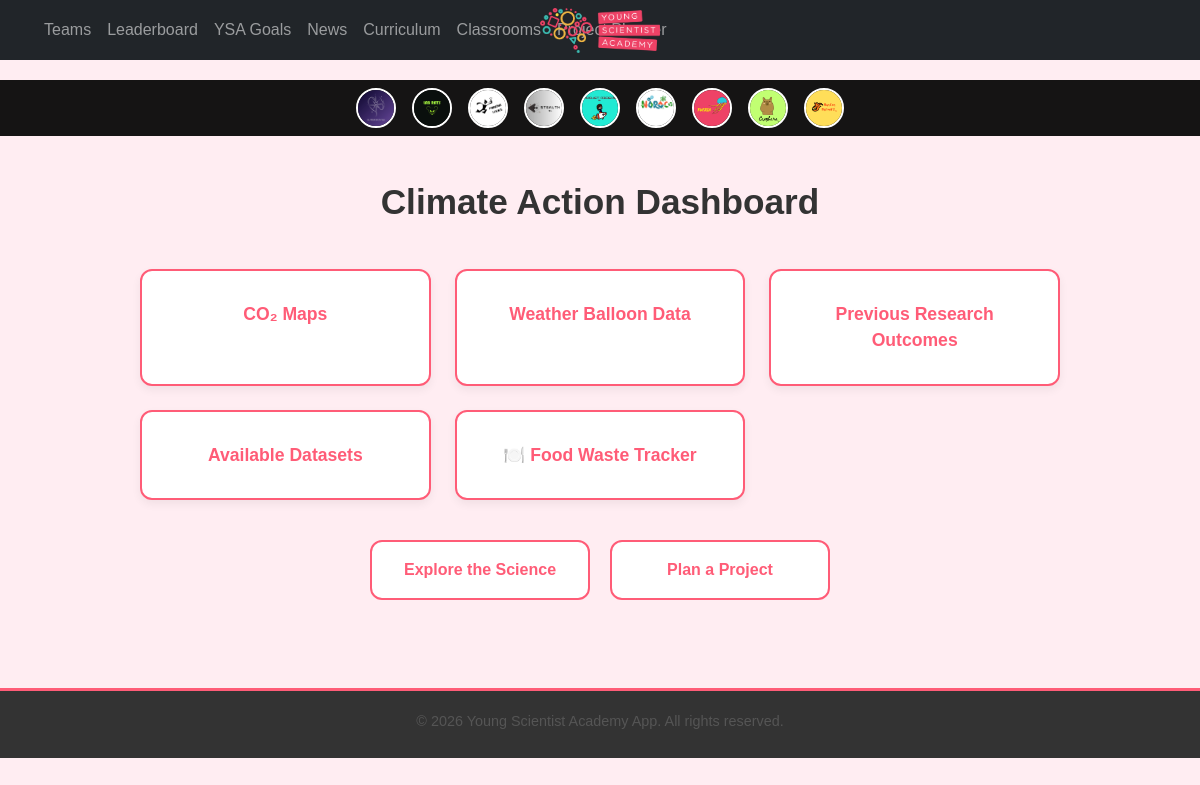
Page /programs/ysa-goals/climate-action/ on the committed database.
### teams/models.py (models this page shows, shortened)
class Team(models.Model):
    name = models.CharField(max_length=100, unique=True)
    logo = models.ImageField(upload_to="team_logos/", blank=True, null=True)
    members = models.ManyToManyField(
        settings.AUTH_USER_MODEL, related_name='teams_members', blank=True
    )
    created_at = models.DateTimeField(auto_now_add=True)
    description = models.TextField(blank=True)
    max_members = models.IntegerField(default=15)
    class Meta:
        ordering = ["-created_at"]
        verbose_name = "Team"
        verbose_name_plural = "Teams"
    @property
    def total_points(self):
        return self.team_points_from_teams_app.aggregate(
            total_points=Sum("points_earned")
        )["total_points"] or 0
    def get_logo_url(self):
        if self.logo:
            return self.logo.url
        filename_png = f"{self.name.lower().replace(' ', '_')}.png"
        filename_jpg = f"{self.name.lower().replace(' ', '_')}.jpg"
        if os.path.exists(os.path.join(settings.MEDIA_ROOT, "team_logos", filename_png)):
            return settings.MEDIA_URL + "team_logos/" + filename_png
        if os.path.exists(os.path.join(settings.MEDIA_ROOT, "team_logos", filename_jpg)):
            return settings.MEDIA_URL + "team_logos/" + filename_jpg
        return settings.STATIC_URL + "default_team_logo.png"

### programs/models.py (models this page shows, shortened)
class Goal(models.Model):
    title = models.CharField(max_length=100)
    slug = models.SlugField(unique=True, blank=True)
    image = models.ImageField(upload_to='goal_tiles/')
    description = models.TextField(blank=True)

### programs/views.py (the view)
# urls.py: path('ysa-goals/<slug:slug>/', views.goal_detail, name='goal_detail'),
def goal_detail(request, slug):
    goal = get_object_or_404(Goal, slug=slug)
    template_choices = [
        f"goals/{goal.slug}_detail.html",  # e.g., climate-action_detail.html
        "goal_detail.html"  # fallback
    ]
    template = select_template(template_choices)
    return render(request, template.template.name, {'goal': goal})

### teams/context_processors.py (called while the page is built)
def team_logos(request):
    teams = list(Team.objects.all())  # Convert QuerySet to list
    teams.sort(key=lambda team: team.total_points, reverse=True)  # Sort manually  # ✅ Order by team ranking
    return {'teams': teams}

### users/context_processors.py (called while the page is built, shortened)
def user_level_and_team(request):
    user = request.user
    if not user.is_authenticated:
        return {}

### programs/templates/goals/climate-action_detail.html (shortened to what this page needs)
{% extends "core/base.html" %}
{% load static %}
{% block content %}
<div class="goal-dashboard">
  <div class="goal-title">{{ goal.title }} Dashboard</div>
  <div class="resource-grid">
    <a href="#" class="resource-tile">CO₂ Maps</a>
    <a href="#" class="resource-tile">Weather Balloon Data</a>
    <a href="#" class="resource-tile">Previous Research Outcomes</a>
    <a href="{% url 'programs:goal_datasets' goal.slug %}" class="resource-tile">
      Available Datasets
    </a>
    <a href="{% url 'foodwaste:home' %}" class="resource-tile">
      🍽️ Food Waste Tracker
    </a>
  </div>
  <div class="goal-actions">
    <a href="{% url 'programs:explore_science' goal.slug %}" class="goal-button">Explore the Science</a>
    <a href="{% url 'programs:plan_project' goal.slug %}" class="goal-button">Plan a Project</a>
  </div>
</div>
{% endblock %}

### core/templates/core/base.html (shortened to what this page needs)
{% load static %}
<!DOCTYPE html>
<html lang="en">
<head>
    <link href="https://cdn.jsdelivr.net/npm/bootstrap@5.3.0/dist/css/bootstrap.min.css" rel="stylesheet">
    <link rel="stylesheet" href="{% static 'css/styles.css' %}">
</head>
<body>
<nav class="navbar navbar-expand-lg navbar-dark bg-dark fixed-top">
    <div class="w-100 d-flex justify-content-between align-items-center px-3">
        <div class="d-flex align-items-center">
        <div class="collapse navbar-collapse" id="navbarNav">
            <ul class="navbar-nav">
            <li class="nav-item">
                <a class="nav-link {% if request.path == '/teams/' %}active{% endif %}" href="{% url 'teams:team_overview' %}">Teams</a>
            </li>
            <li class="nav-item">
                <a class="nav-link {% if request.path == '/leaderboard/' %}active{% endif %}" href="{% url 'leaderboard:student_leaderboard' %}">
                    Leaderboard
                </a>
            </li>
            <li class="nav-item">
                <a class="nav-link {% if request.path == '/programs/' %}active{% endif %}" href="{% url 'programs:goal_list' %}">YSA Goals</a>
            </li>
            <li class="nav-item">
                <a class="nav-link {% if request.path == '/news/' %}active{% endif %}" href="{% url 'news:news' %}">News</a>
            </li>
            <li class="nav-item">
                <a class="nav-link {% if request.path == '/curriculum/' %}active{% endif %}" href="{% url 'curriculum:home' %}">Curriculum</a>
            </li>
            <li class="nav-item">
                <a class="nav-link {% if request.path == '/classrooms/' %}active{% endif %}" href="{% url 'classrooms:dashboard' %}">Classrooms</a>
            </li>
            <li class="nav-item">
                <a class="nav-link {% if request.path == '/project_planner/' %}active{% endif %}" href="{% url 'project_planner:home' %}">Project Planner</a>
            </li>
            </ul>
        </div>
        </div>
    <a class="navbar-brand position-absolute start-50 translate-middle-x" href="{% url 'home' %}">
      <img src="{% static 'images/logo.png' %}" alt="logo" class="logo" style="max-height: 50px;">
    </a>
  </div>
</nav>
    {% if teams %}
    <div class="team-logos-nav">
        {% for team in teams %}
            <a href="{% url 'teams:team_detail' team.id %}" class="team-logo-link">
                <img src="{{ team.get_logo_url }}" alt="{{ team.name }}" class="team-logo-small">
            </a>
        {% endfor %}
    </div>
    {% endif %}
    <div class="content-container">
        {% block content %}{% endblock %}
    </div>
    <footer class="text-center mt-5">
        <p>&copy; {% now "Y" %} Young Scientist Academy App. All rights reserved.</p>
    </footer>
</body>
</html>
</body>
</html>

### core/static/css/styles.css (style rules this page uses)
body { background-color: #ffe6f0; font-family: 'Arial', sans-serif; color: #333; }
.team-logos-nav { display: flex; justify-content: center; align-items: center; background: #151414; padding: 8px; position: relative; z-index: 999; margin-top: 80px; }
.navbar { position: fixed; top: 0; left: 0; right: 0; width: 100%; z-index: 1050; background-color: #333333; padding: 10px 20px; display: flex; align-items: center; justify-content: space-between; }
.navbar-brand { font-weight: bold; color: #ffffff; font-size: 1.2rem; margin-right: auto; position: absolute; left: 50%; transform: translateX(-50%); z-index: 1; }
.navbar-collapse { background-color: transparent; padding: 0; box-shadow: none; border: none; }
.team-logo-link { margin: 0 8px; text-decoration: none; }
.team-logo-small { width: 40px; height: 40px; border-radius: 50%; border: 2px solid white; object-fit: cover; transition: transform 0.2s ease-in-out; }
footer { background-color: #333333; color: #ffffff; padding: 15px 0; font-size: 0.9rem; text-align: center; border-top: 3px solid #ff5c77; }
footer p { margin-bottom: 5px; }
.logo { max-width: 120px; height: auto; display: block; margin: 10px auto; }
p, li { color: #555; }
footer { padding: 20px 0; border-top: 3px solid #ff5c77; font-size: 0.9rem; text-align: center; color: #ffffff; background-color: #333333; }

### programs/templates/goals/climate-action_detail.html (style rules this page uses)
body { background-color: #ffedf2; }
.goal-dashboard { max-width: 960px; margin: 0 auto; padding: 40px 20px; text-align: center; }
.goal-title { font-size: 2.2rem; font-weight: bold; color: #333; margin-bottom: 40px; }
.resource-grid { display: grid; grid-template-columns: repeat(auto-fit, minmax(240px, 1fr)); gap: 24px; margin-bottom: 40px; }
.resource-tile { background: white; border: 2px solid #ff5c77; border-radius: 12px; padding: 30px 20px; font-size: 1.1rem; font-weight: bold; color: #ff5c77; box-shadow: 0 4px 10px rgba(0,0,0,0.06); transition: all 0.3s ease; text-decoration: none; display: block; }
.goal-actions { display: flex; justify-content: center; gap: 20px; flex-wrap: wrap; margin-top: 20px; }
.goal-button { background: white; border: 2px solid #ff5c77; color: #ff5c77; padding: 16px 30px; border-radius: 12px; font-weight: bold; font-size: 1rem; transition: all 0.3s ease; text-decoration: none; min-width: 220px; }

### rows in the picture
Team: shows a picture
Team: shows a picture
Team: shows a picture
Team: shows a picture
Team: shows a picture
Team: shows a picture
Team: shows a picture
Team: shows a picture
Team: shows a picture
Goal: title "Climate Action"
